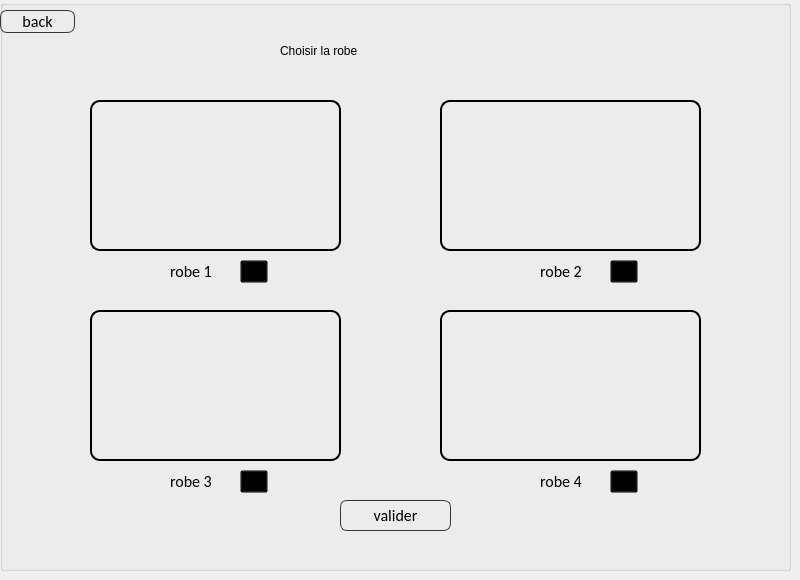
      <widget class="QWidget" name="choisir_robe">
       <widget class="QGroupBox" name="groupBox_11">
        <property name="geometry">
         <rect>
          <x>0</x>
          <y>0</y>
          <width>791</width>
          <height>571</height>
         </rect>
        </property>
        <property name="styleSheet">
         <string notr="true">background : transparent;</string>
        </property>
        <property name="title">
         <string/>
        </property>
        <widget class="QFrame" name="frame_8">
         <property name="geometry">
          <rect>
           <x>90</x>
           <y>100</y>
           <width>251</width>
           <height>151</height>
          </rect>
         </property>
         <property name="styleSheet">
          <string notr="true">image: url(:/IMG_4258.png);
	background: transparent;
	border-style:solid;
	border-radius:10px;
	border-width:2px;
</string>
         </property>
         <property name="frameShape">
          <enum>QFrame::StyledPanel</enum>
         </property>
         <property name="frameShadow">
          <enum>QFrame::Raised</enum>
         </property>
        </widget>
        <widget class="QToolButton" name="toolButton_7">
         <property name="geometry">
          <rect>
           <x>610</x>
           <y>260</y>
           <width>28</width>
           <height>23</height>
          </rect>
         </property>
         <property name="text">
          <string>...</string>
         </property>
        </widget>
        <widget class="QToolButton" name="toolButton_8">
         <property name="geometry">
          <rect>
           <x>610</x>
           <y>470</y>
           <width>28</width>
           <height>23</height>
          </rect>
         </property>
         <property name="text">
          <string>...</string>
         </property>
        </widget>
        <widget class="QFrame" name="frame_9">
         <property name="geometry">
          <rect>
           <x>440</x>
           <y>100</y>
           <width>261</width>
           <height>151</height>
          </rect>
         </property>
         <property name="styleSheet">
          <string notr="true">image: url(:/IMG_4260.png);
	background: transparent;
	border-style:solid;
	border-radius:10px;
	border-width:2px;
</string>
         </property>
         <property name="frameShape">
          <enum>QFrame::StyledPanel</enum>
         </property>
         <property name="frameShadow">
          <enum>QFrame::Raised</enum>
         </property>
        </widget>
        <widget class="QFrame" name="frame_20">
         <property name="geometry">
          <rect>
           <x>90</x>
           <y>310</y>
           <width>251</width>
           <height>151</height>
          </rect>
         </property>
         <property name="styleSheet">
          <string notr="true">image: url(:/IMG_4261.png);
	background: transparent;
	border-style:solid;
	border-radius:10px;
	border-width:2px;
</string>
         </property>
         <property name="frameShape">
          <enum>QFrame::StyledPanel</enum>
         </property>
         <property name="frameShadow">
          <enum>QFrame::Raised</enum>
         </property>
        </widget>
        <widget class="QFrame" name="frame_21">
         <property name="geometry">
          <rect>
           <x>440</x>
           <y>310</y>
           <width>261</width>
           <height>151</height>
          </rect>
         </property>
         <property name="styleSheet">
          <string notr="true">image: url(:/IMG_4262.png);
	background: transparent;
	border-style:solid;
	border-radius:10px;
	border-width:2px;
</string>
         </property>
         <property name="frameShape">
          <enum>QFrame::StyledPanel</enum>
         </property>
         <property name="frameShadow">
          <enum>QFrame::Raised</enum>
         </property>
        </widget>
        <widget class="QLabel" name="label_25">
         <property name="geometry">
          <rect>
           <x>280</x>
           <y>30</y>
           <width>261</width>
           <height>41</height>
          </rect>
         </property>
         <property name="styleSheet">
          <string notr="true">font: 28pt &quot;Allura&quot;;
color: rgb(0, 0, 0);</string>
         </property>
         <property name="text">
          <string>Choisir la robe</string>
         </property>
        </widget>
        <widget class="QToolButton" name="toolButton_17">
         <property name="geometry">
          <rect>
           <x>240</x>
           <y>470</y>
           <width>28</width>
           <height>23</height>
          </rect>
         </property>
         <property name="text">
          <string>...</string>
         </property>
        </widget>
        <widget class="QToolButton" name="toolButton_18">
         <property name="geometry">
          <rect>
           <x>240</x>
           <y>260</y>
           <width>28</width>
           <height>23</height>
          </rect>
         </property>
         <property name="text">
          <string>...</string>
         </property>
        </widget>
        <widget class="QRadioButton" name="radioButton">
         <property name="geometry">
          <rect>
           <x>150</x>
           <y>260</y>
           <width>111</width>
           <height>22</height>
          </rect>
         </property>
         <property name="styleSheet">
          <string notr="true">
	background: transparent;
	border-style:solid;
	

border-color: rgb(50, 53, 57);
	color:rgb(0,0,0);
	font-size:16px;
font-family:Calibri;


</string>
         </property>
         <property name="text">
          <string>robe 1</string>
         </property>
        </widget>
        <widget class="QRadioButton" name="radioButton_2">
         <property name="geometry">
          <rect>
           <x>520</x>
           <y>260</y>
           <width>111</width>
           <height>22</height>
          </rect>
         </property>
         <property name="styleSheet">
          <string notr="true">
	background: transparent;
	border-style:solid;
	

border-color: rgb(50, 53, 57);
	color:rgb(0,0,0);
	font-size:16px;
font-family:Calibri;


</string>
         </property>
         <property name="text">
          <string>robe 2</string>
         </property>
        </widget>
        <widget class="QRadioButton" name="radioButton_3">
         <property name="geometry">
          <rect>
           <x>150</x>
           <y>470</y>
           <width>111</width>
           <height>22</height>
          </rect>
         </property>
         <property name="styleSheet">
          <string notr="true">
	background: transparent;
	border-style:solid;
	

border-color: rgb(50, 53, 57);
	color:rgb(0,0,0);
	font-size:16px;
font-family:Calibri;


</string>
         </property>
         <property name="text">
          <string>robe 3</string>
         </property>
        </widget>
        <widget class="QRadioButton" name="radioButton_4">
         <property name="geometry">
          <rect>
           <x>520</x>
           <y>470</y>
           <width>111</width>
           <height>22</height>
          </rect>
         </property>
         <property name="styleSheet">
          <string notr="true">
	background: transparent;
	border-style:solid;
	

border-color: rgb(50, 53, 57);
	color:rgb(0,0,0);
	font-size:16px;
font-family:Calibri;


</string>
         </property>
         <property name="text">
          <string>robe 4</string>
         </property>
        </widget>
        <widget class="QPushButton" name="pushButton_29">
         <property name="geometry">
          <rect>
           <x>340</x>
           <y>500</y>
           <width>111</width>
           <height>31</height>
          </rect>
         </property>
         <property name="styleSheet">
          <string notr="true">
QPushButton
{
	background: transparent;
	border-style:solid;
	border-radius:7px;
	border-width:1px;
border-color: rgb(50, 53, 57);
	color:rgb(0,0,0);
	font-size:16px;
font-family:Calibri;
}

QPushButton:hover
{
	background-color: #00000000;
	border-color: rgb(30, 227, 0);
	/*color:rgb(30, 227, 0);*/
}

QPushButton:focus
{
	background-color:  rgb(30, 227, 0);
	border-color: rgba(30, 227, 0,0);
	color:rgb(255, 255, 255);
}
</string>
         </property>
         <property name="text">
          <string>valider</string>
         </property>
        </widget>
        <widget class="QPushButton" name="pushButton_33">
         <property name="geometry">
          <rect>
           <x>0</x>
           <y>10</y>
           <width>75</width>
           <height>23</height>
          </rect>
         </property>
         <property name="styleSheet">
          <string notr="true">
QPushButton
{
	background: transparent;
	border-style:solid;
	border-radius:7px;
	border-width:1px;
border-color: rgb(50, 53, 57);
	color:rgb(0,0,0);
	font-size:16px;
font-family:Calibri;
}

QPushButton:hover
{
	background-color: #00000000;
	border-color: rgb(30, 227, 0);
	/*color:rgb(30, 227, 0);*/
}

QPushButton:focus
{
	background-color:  rgb(30, 227, 0);
	border-color: rgba(30, 227, 0,0);
	color:rgb(255, 255, 255);
}
</string>
         </property>
         <property name="text">
          <string>back</string>
         </property>
        </widget>
       </widget>
      </widget>
